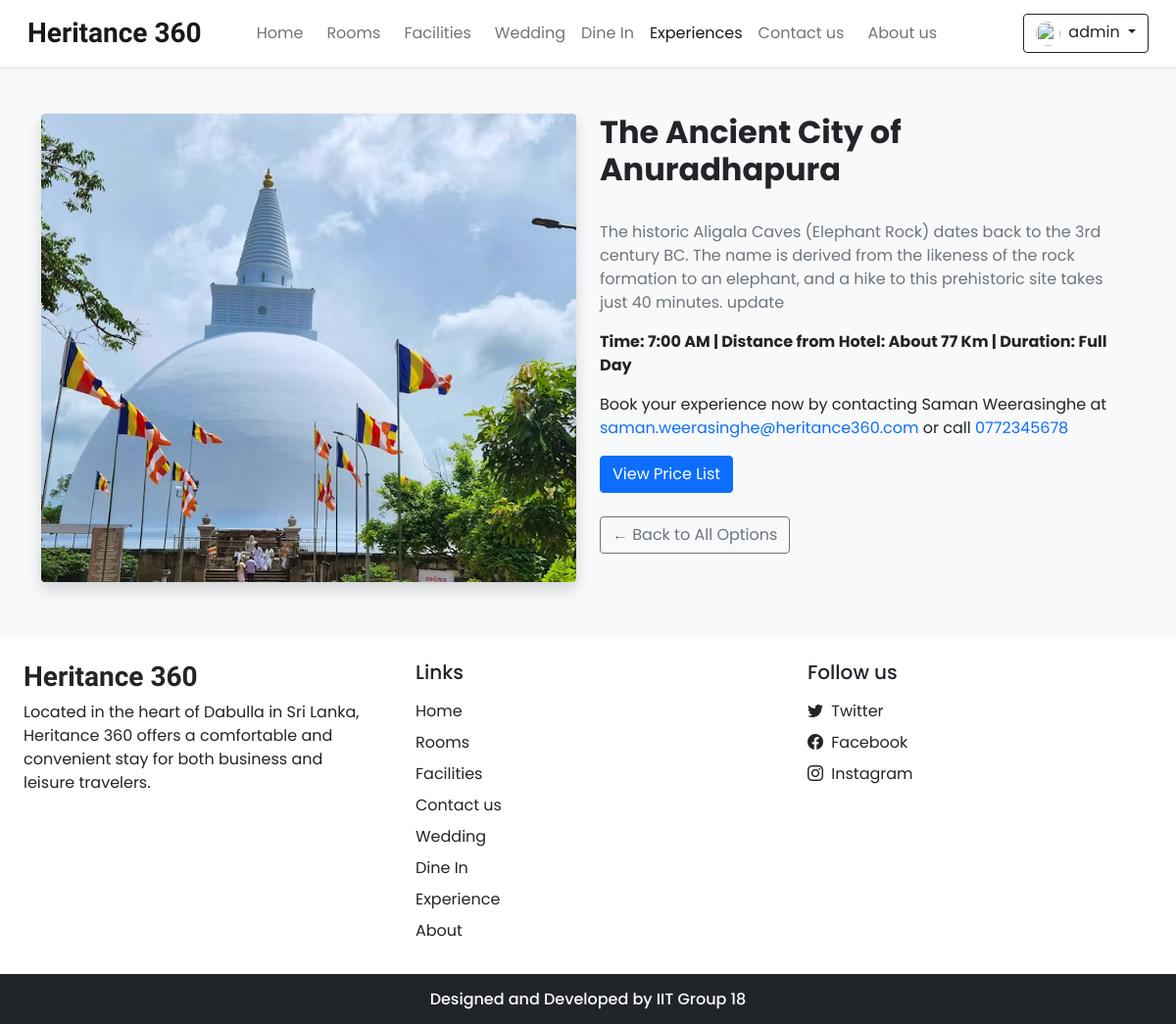
The app's page /experience_details.php?id=3 (signed in) with its own data.
### tables this page shows
CREATE TABLE `settings` (
  `sr_no` int NOT NULL AUTO_INCREMENT,
  `site_title` varchar(50) NOT NULL,
  `site_about` varchar(250) NOT NULL,
  `shutdown` tinyint(1) NOT NULL,
  PRIMARY KEY (`sr_no`)
);

CREATE TABLE `experience_options` (
  `id` int NOT NULL AUTO_INCREMENT,
  `name` varchar(255) NOT NULL,
  `description` text,
  `highlight` varchar(100) DEFAULT NULL,
  `image` varchar(255) DEFAULT NULL,
  `priceList` varchar(255) DEFAULT NULL,
  `status` tinyint(1) DEFAULT '1',
  `guide_name` varchar(255) DEFAULT NULL,
  `guide_email` varchar(255) DEFAULT NULL,
  `guide_phone` varchar(255) DEFAULT NULL,
  `created_at` timestamp NOT NULL DEFAULT CURRENT_TIMESTAMP,
  `updated_at` timestamp NOT NULL DEFAULT CURRENT_TIMESTAMP ON UPDATE CURRENT_TIMESTAMP,
  PRIMARY KEY (`id`)
);

### admin/inc/db_config.php (called while the page is built, shortened)
<?php
  function select($sql,$values,$datatypes)
  {
    $con = $GLOBALS['con'];
    if($stmt = mysqli_prepare($con,$sql))
    {
      if (!empty($values) && !empty($datatypes)) {
      mysqli_stmt_bind_param($stmt, $datatypes, ...$values);
    }
      if(mysqli_stmt_execute($stmt)){
        $res = mysqli_stmt_get_result($stmt);
        return $res;
      }
      else{
        mysqli_stmt_close($stmt);
        die("Query cannot be executed - Select");
      }
    }
    else{
      die("Query cannot be prepared - Select");
    }
  }
?>

### experience_details.php (the view, shortened to what this page needs)
<?php
require_once('admin/inc/db_config.php');
$id = intval($_GET['id']);
$query = "SELECT * FROM experience_options WHERE id = ? AND status = 1";
$result = select($query, [$id], 'i');
if (!$result || mysqli_num_rows($result) == 0) {
    $option = null;
} else {
    $option = mysqli_fetch_assoc($result);
}
?>
<!DOCTYPE html>
<html lang="en">
<head>
    <?php require('inc/links.php'); ?>
</head>
<body class="bg-light">
    <?php require('inc/header.php'); ?>
    <div class="container my-5">
        <?php if (!$option): ?>
        <div class="alert alert-danger text-center">
            <h4>Dine In Option Not Found</h4>
            <p>The item you’re looking for doesn’t exist or has been removed.</p>
            <a href="dine_in.php" class="btn btn-primary mt-3">Back to Dine In</a>
        </div>
        <?php else: ?>
        <div class="row">
            <div class="col-md-6 mb-2">
                <img src="<?php echo EXPERIENCE_IMG_PATH . $option['image']; ?>" alt="Dine In Image"
                    class="img-fluid rounded shadow" style="width: 100%; height: auto;">
            </div>
            <div class="col-md-6">
                <h2 class="fw-bold"><?php echo htmlspecialchars($option['name'] ?? ''); ?></h2>
                <p class="text-muted " style="white-space: pre-line;">
                    <?php echo nl2br(htmlspecialchars($option['description'] ?? '')); ?>
                </p>
                <p>
                    <strong><?php echo htmlspecialchars($option['highlight'] ?? ''); ?> </strong>
                </p>
                <div class="mb-3">
                    Book your experience now by contacting <?php echo htmlspecialchars($option['guide_name'] ?? ''); ?> at
                    <a style="text-decoration:none" href="mailto:<?php echo htmlspecialchars($option['guide_email'] ?? ''); ?>"><?php echo htmlspecialchars($option['guide_email'] ?? ''); ?></a> or call
                    <a style="text-decoration:none" href="tel:<?php echo htmlspecialchars($option['guide_phone'] ?? ''); ?>"><?php echo htmlspecialchars($option['guide_phone'] ?? ''); ?></a>
                </div>
                <div class="
                    ">
                    <a href="<?php echo EXPERIENCE_IMG_PATH . $option['priceList']; ?>" class="btn btn-primary"
                        target="_blank"> View Price List</a>
                </div>
                <a href="experience.php" class="btn btn-outline-secondary mt-4">← Back to All Options</a>
            </div>
        </div>
        <?php endif; ?>
    </div>
    <?php require('inc/footer.php'); ?>
</body>
</html>

### inc/header.php (shortened to what this page needs)
<nav id="nav-bar" class="navbar navbar-expand-lg navbar-light bg-white px-lg-3 py-lg-2 shadow-sm sticky-top">
  <div class="container-fluid">
    <a class="navbar-brand me-5 fw-bold fs-3 h-font" href="index.php"><?php echo $settings_r['site_title'] ?></a>
    <div class="collapse navbar-collapse" id="navbarSupportedContent">
      <ul class="navbar-nav me-auto mb-2 mb-lg-0">
        <li class="nav-item">
          <a class="nav-link me-2" href="index.php">Home</a>
        </li>
        <li class="nav-item">
          <a class="nav-link me-2" href="rooms.php">Rooms</a>
        </li>
        <li class="nav-item">
          <a class="nav-link me-2" href="facilities.php">Facilities</a>
        </li>
        <li class="nav-item">
          <a class="nav-link" href="wedding_halls.php">Wedding</a>
        </li>
        <li class="nav-item">
          <a class="nav-link" href="dine_in.php">Dine In</a>
        </li>
        <li class="nav-item">
          <a class="nav-link" href="experience.php">Experiences</a>
        </li>
        <li class="nav-item">
          <a class="nav-link me-2" href="contact.php">Contact us</a>
        </li>
        <li class="nav-item">
          <a class="nav-link" href="about.php">About us</a>
        </li>
      </ul>
      <div class="d-flex">
        <?php
          if(isset($_SESSION['login']) && $_SESSION['login']==true)
          {
            $path = USERS_IMG_PATH;
            echo<<<data
              <div class="btn-group">
                <button type="button" class="btn btn-outline-dark shadow-none dropdown-toggle" data-bs-toggle="dropdown" data-bs-display="static" aria-expanded="false">
                  <img src="$path$_SESSION[uPic]" style="width: 25px; height: 25px;" class="me-1 rounded-circle">
                  $_SESSION[uName]
                </button>
                <ul class="dropdown-menu dropdown-menu-lg-end">
                  <li><a class="dropdown-item" href="profile.php">Profile</a></li>
                  <li><a class="dropdown-item" href="bookings.php">Bookings</a></li>
                  <li><a class="dropdown-item" href="logout.php">Logout</a></li>
                </ul>
              </div>
            data;
          }
        ?>
      </div>
    </div>
  </div>
</nav>

### inc/footer.php (shortened to what this page needs)
<div class="container-fluid bg-white mt-5">
    <div class="row">
        <div class="col-lg-4 p-4">
            <h3 class="h-font fw-bold fs-3 mb-2"><?php echo $settings_r['site_title'] ?></h3>
            <p>
                <?php echo $settings_r['site_about'] ?>
            </p>
        </div>
        <div class="col-lg-4 p-4">
            <h5 class="mb-3">Links</h5>
            <a href="index.php" class="d-inline-block mb-2 text-dark text-decoration-none">Home</a> <br>
            <a href="rooms.php" class="d-inline-block mb-2 text-dark text-decoration-none">Rooms</a> <br>
            <a href="facilities.php" class="d-inline-block mb-2 text-dark text-decoration-none">Facilities</a> <br>
            <a href="contact.php" class="d-inline-block mb-2 text-dark text-decoration-none">Contact us</a> <br>
            <a href="wedding_halls.php" class="d-inline-block mb-2 text-dark text-decoration-none">Wedding</a><br>
            <a href="dine_in.php" class="d-inline-block mb-2 text-dark text-decoration-none">Dine In</a><br>
            <a href="experience.php" class="d-inline-block mb-2 text-dark text-decoration-none">Experience</a><br>
            <a href="about.php" class="d-inline-block mb-2 text-dark text-decoration-none">About</a><br>
        </div>
        <div class="col-lg-4 p-4">
            <h5 class="mb-3">Follow us</h5>
            <?php
            if ($contact_r['tw'] != '') {
                echo <<<data
              <a href="$contact_r[tw]" class="d-inline-block text-dark text-decoration-none mb-2">
                <i class="bi bi-twitter me-1"></i> Twitter
              </a><br>
            data;
            }
            ?>
            <a href="<?php echo $contact_r['fb'] ?>" class="d-inline-block text-dark text-decoration-none mb-2">
                <i class="bi bi-facebook me-1"></i> Facebook
            </a><br>
            <a href="<?php echo $contact_r['insta'] ?>" class="d-inline-block text-dark text-decoration-none">
                <i class="bi bi-instagram me-1"></i> Instagram
            </a><br>
        </div>
    </div>
</div>
<h6 class="text-center bg-dark text-white p-3 m-0">Designed and Developed by IIT Group 18</h6>

### css/common.css (style rules this page uses)
:root { --teal: #2ec1ac; --teal_hover: #279e8c; }
* { font-family: 'Poppins', sans-serif; }
.h-font { font-family: 'Merienda', cursive; }

### records on screen
settings: site_title "Heritance 360", site_about "Located in the heart of Dabulla in Sri Lanka, Heritance 360 offers a comfortable and convenient stay for both business and leisure travelers."
experience_options: image (picture), name "The Ancient City of Anuradhapura", description "The historic Aligala Caves (Elephant Rock) dates back to the 3rd century BC. The name is derived from the likeness of the rock formation to an elephant, and a hike to this prehistoric site takes just 40 minutes. update", highlight "Time: 7:00 AM | Distance from Hotel: About 77 Km | Duration: Full Day", guide_name "Saman Weerasinghe", guide_email "saman.weerasinghe@heritance360.com", guide_phone "0772345678"

### other values on screen
$_SESSION[uName] "admin"
